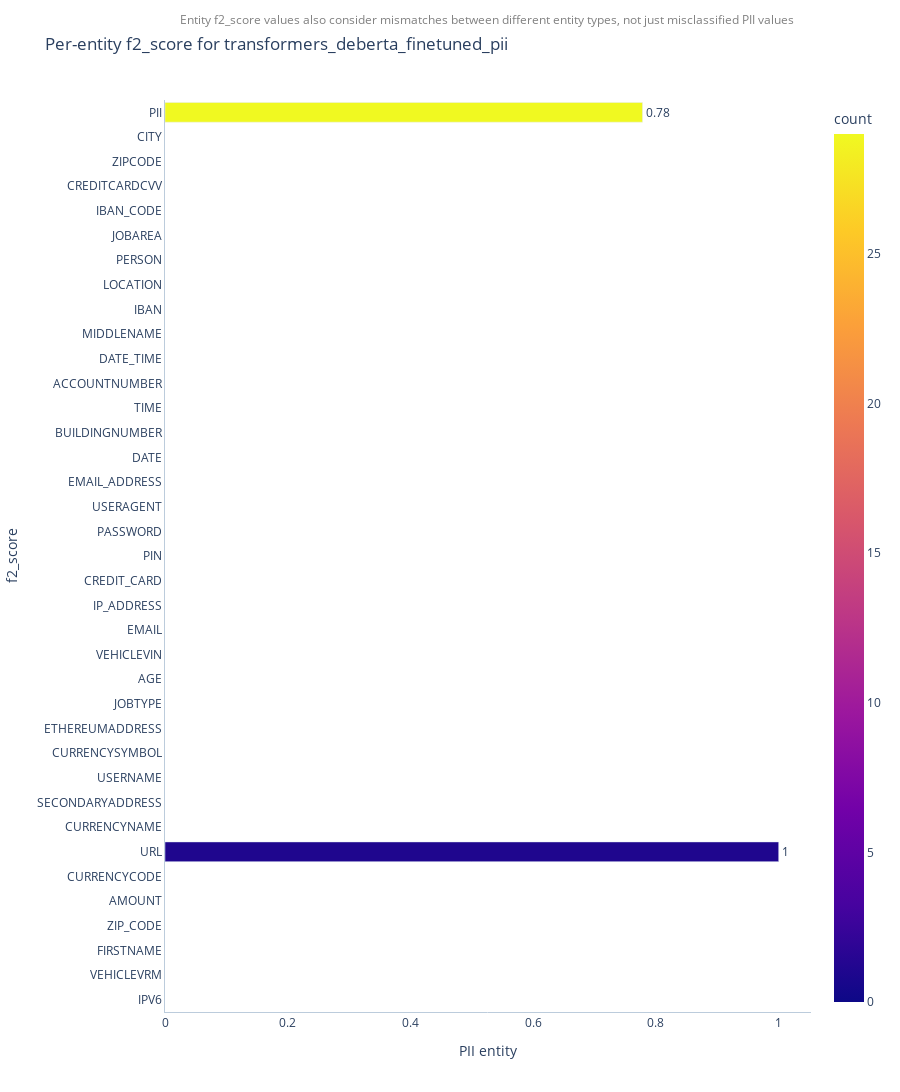
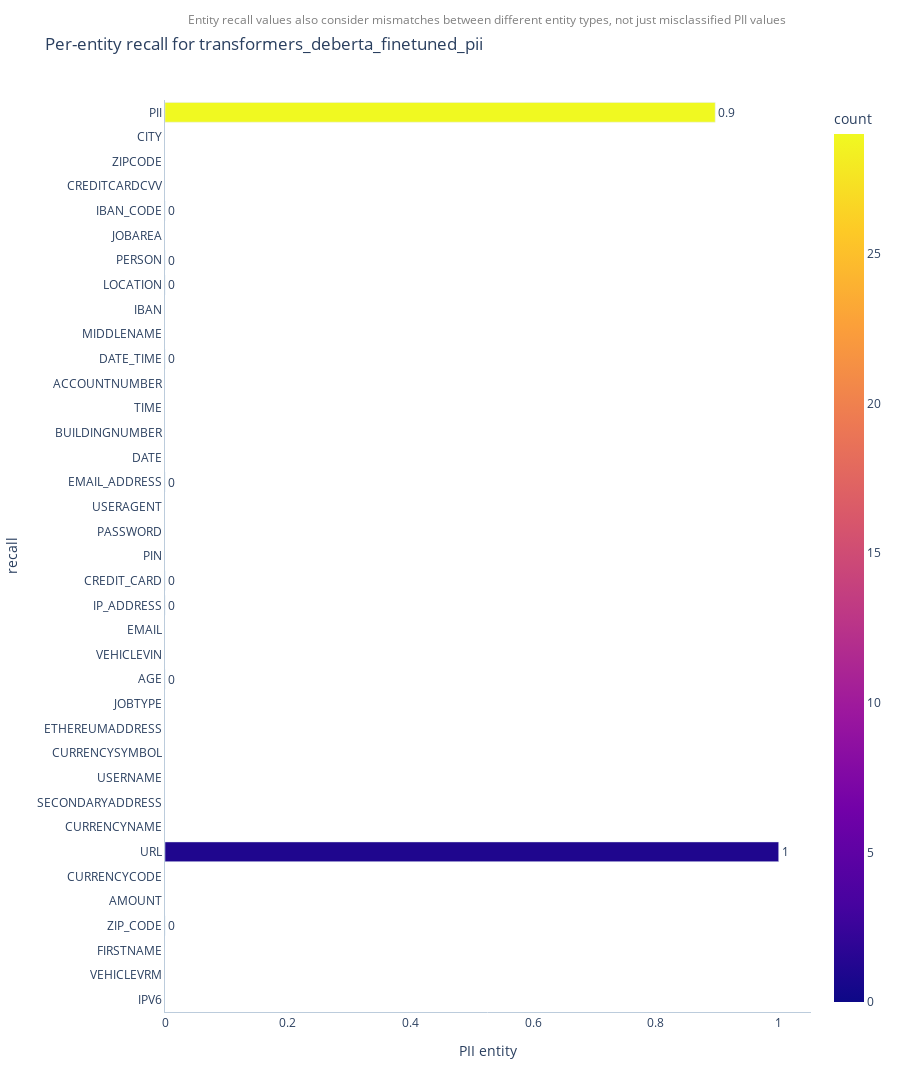
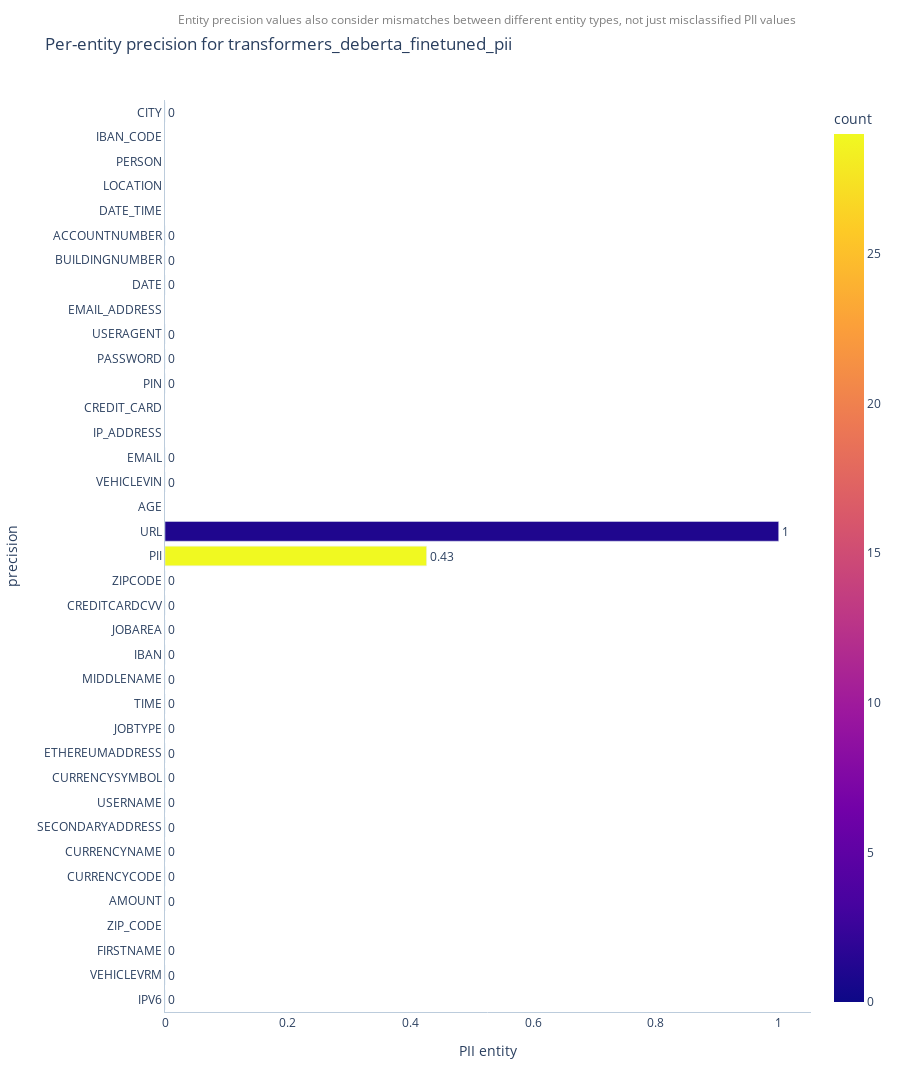

The notebook cell these images were saved under, in order:
### Code cell
plotter.plot_scores()

### Figure 1 — Plotly figure (JSON) as saved in the notebook; plotly's stock layout.template omitted (floating-point values rounded to 4 significant figures)
{"data": [{"alignmentgroup": "True", "cliponaxis": false, "hovertemplate": "f2_score=%{x}<br>entity=%{y}<br>count=%{marker.color}<extra></extra>", "legendgroup": "", "marker": {"color": [0, 0, 0, 2, 0, 0, 1, 0, 0, 0, 0, 0, 0, 1, 0, 0, 3, 1, 0, 0, 0, 3, 0, 0, 0, 0, 6, 0, 0, 7, 4, 0, 1, 0, 0, 0, 29], "coloraxis": "coloraxis", "pattern": {"shape": ""}}, "name": "", "offsetgroup": "", "orientation": "h", "showlegend": false, "textangle": 0, "textfont": {"size": 12}, "textposition": "outside", "texttemplate": "%{x:.2}", "type": "bar", "x": [null, null, null, null, null, null, 1, null, null, null, null, null, null, null, null, null, null, null, null, null, null, null, null, null, null, null, null, null, null, null, null, null, null, null, null, null, 0.7781], "xaxis": "x", "y": ["IPV6", "VEHICLEVRM", "FIRSTNAME", "ZIP_CODE", "AMOUNT", "CURRENCYCODE", "URL", "CURRENCYNAME", "SECONDARYADDRESS", "USERNAME", "CURRENCYSYMBOL", "ETHEREUMADDRESS", "JOBTYPE", "AGE", "VEHICLEVIN", "EMAIL", "IP_ADDRESS", "CREDIT_CARD", "PIN", "PASSWORD", "USERAGENT", "EMAIL_ADDRESS", "DATE", "BUILDINGNUMBER", "TIME", "ACCOUNTNUMBER", "DATE_TIME", "MIDDLENAME", "IBAN", "LOCATION", "PERSON", "JOBAREA", "IBAN_CODE", "CREDITCARDCVV", "ZIPCODE", "CITY", "PII"], "yaxis": "y"}], "layout": {"annotations": [{"font": {"color": "gray", "size": 12}, "showarrow": false, "text": "Entity f2_score values also consider mismatches between different entity types, not just misclassified PII values\n", "x": 0.5, "xref": "paper", "y": 1.1, "yref": "paper"}], "barmode": "group", "coloraxis": {"colorbar": {"title": {"text": "count"}}, "colorscale": [[0, "#0d0887"], [0.1111, "#46039f"], [0.2222, "#7201a8"], [0.3333, "#9c179e"], [0.4444, "#bd3786"], [0.5556, "#d8576b"], [0.6667, "#ed7953"], [0.7778, "#fb9f3a"], [0.8889, "#fdca26"], [1, "#f0f921"]]}, "height": 1110, "legend": {"tracegroupgap": 0}, "plot_bgcolor": "#FFF", "title": {"text": "Per-entity f2_score for transformers_deberta_finetuned_pii"}, "xaxis": {"anchor": "y", "domain": [0, 1], "linecolor": "#BCCCDC", "showgrid": false, "title": {"text": "PII entity"}}, "yaxis": {"anchor": "x", "categoryorder": "total ascending", "domain": [0, 1], "linecolor": "#BCCCDC", "showgrid": false, "title": {"text": "f2_score"}}}}

### Figure 2 — Plotly figure (JSON) as saved in the notebook; plotly's stock layout.template omitted (floating-point values rounded to 4 significant figures)
{"data": [{"alignmentgroup": "True", "cliponaxis": false, "hovertemplate": "recall=%{x}<br>entity=%{y}<br>count=%{marker.color}<extra></extra>", "legendgroup": "", "marker": {"color": [0, 0, 0, 2, 0, 0, 1, 0, 0, 0, 0, 0, 0, 1, 0, 0, 3, 1, 0, 0, 0, 3, 0, 0, 0, 0, 6, 0, 0, 7, 4, 0, 1, 0, 0, 0, 29], "coloraxis": "coloraxis", "pattern": {"shape": ""}}, "name": "", "offsetgroup": "", "orientation": "h", "showlegend": false, "textangle": 0, "textfont": {"size": 12}, "textposition": "outside", "texttemplate": "%{x:.2}", "type": "bar", "x": [null, null, null, 0, null, null, 1, null, null, null, null, null, null, 0, null, null, 0, 0, null, null, null, 0, null, null, null, null, 0, null, null, 0, 0, null, 0, null, null, null, 0.8966], "xaxis": "x", "y": ["IPV6", "VEHICLEVRM", "FIRSTNAME", "ZIP_CODE", "AMOUNT", "CURRENCYCODE", "URL", "CURRENCYNAME", "SECONDARYADDRESS", "USERNAME", "CURRENCYSYMBOL", "ETHEREUMADDRESS", "JOBTYPE", "AGE", "VEHICLEVIN", "EMAIL", "IP_ADDRESS", "CREDIT_CARD", "PIN", "PASSWORD", "USERAGENT", "EMAIL_ADDRESS", "DATE", "BUILDINGNUMBER", "TIME", "ACCOUNTNUMBER", "DATE_TIME", "MIDDLENAME", "IBAN", "LOCATION", "PERSON", "JOBAREA", "IBAN_CODE", "CREDITCARDCVV", "ZIPCODE", "CITY", "PII"], "yaxis": "y"}], "layout": {"annotations": [{"font": {"color": "gray", "size": 12}, "showarrow": false, "text": "Entity recall values also consider mismatches between different entity types, not just misclassified PII values\n", "x": 0.5, "xref": "paper", "y": 1.1, "yref": "paper"}], "barmode": "group", "coloraxis": {"colorbar": {"title": {"text": "count"}}, "colorscale": [[0, "#0d0887"], [0.1111, "#46039f"], [0.2222, "#7201a8"], [0.3333, "#9c179e"], [0.4444, "#bd3786"], [0.5556, "#d8576b"], [0.6667, "#ed7953"], [0.7778, "#fb9f3a"], [0.8889, "#fdca26"], [1, "#f0f921"]]}, "height": 1110, "legend": {"tracegroupgap": 0}, "plot_bgcolor": "#FFF", "title": {"text": "Per-entity recall for transformers_deberta_finetuned_pii"}, "xaxis": {"anchor": "y", "domain": [0, 1], "linecolor": "#BCCCDC", "showgrid": false, "title": {"text": "PII entity"}}, "yaxis": {"anchor": "x", "categoryorder": "total ascending", "domain": [0, 1], "linecolor": "#BCCCDC", "showgrid": false, "title": {"text": "recall"}}}}

### Figure 3 — Plotly figure (JSON) as saved in the notebook; plotly's stock layout.template omitted (floating-point values rounded to 4 significant figures)
{"data": [{"alignmentgroup": "True", "cliponaxis": false, "hovertemplate": "precision=%{x}<br>entity=%{y}<br>count=%{marker.color}<extra></extra>", "legendgroup": "", "marker": {"color": [0, 0, 0, 2, 0, 0, 1, 0, 0, 0, 0, 0, 0, 1, 0, 0, 3, 1, 0, 0, 0, 3, 0, 0, 0, 0, 6, 0, 0, 7, 4, 0, 1, 0, 0, 0, 29], "coloraxis": "coloraxis", "pattern": {"shape": ""}}, "name": "", "offsetgroup": "", "orientation": "h", "showlegend": false, "textangle": 0, "textfont": {"size": 12}, "textposition": "outside", "texttemplate": "%{x:.2}", "type": "bar", "x": [0, 0, 0, null, 0, 0, 1, 0, 0, 0, 0, 0, 0, null, 0, 0, null, null, 0, 0, 0, null, 0, 0, 0, 0, null, 0, 0, null, null, 0, null, 0, 0, 0, 0.4262], "xaxis": "x", "y": ["IPV6", "VEHICLEVRM", "FIRSTNAME", "ZIP_CODE", "AMOUNT", "CURRENCYCODE", "URL", "CURRENCYNAME", "SECONDARYADDRESS", "USERNAME", "CURRENCYSYMBOL", "ETHEREUMADDRESS", "JOBTYPE", "AGE", "VEHICLEVIN", "EMAIL", "IP_ADDRESS", "CREDIT_CARD", "PIN", "PASSWORD", "USERAGENT", "EMAIL_ADDRESS", "DATE", "BUILDINGNUMBER", "TIME", "ACCOUNTNUMBER", "DATE_TIME", "MIDDLENAME", "IBAN", "LOCATION", "PERSON", "JOBAREA", "IBAN_CODE", "CREDITCARDCVV", "ZIPCODE", "CITY", "PII"], "yaxis": "y"}], "layout": {"annotations": [{"font": {"color": "gray", "size": 12}, "showarrow": false, "text": "Entity precision values also consider mismatches between different entity types, not just misclassified PII values\n", "x": 0.5, "xref": "paper", "y": 1.1, "yref": "paper"}], "barmode": "group", "coloraxis": {"colorbar": {"title": {"text": "count"}}, "colorscale": [[0, "#0d0887"], [0.1111, "#46039f"], [0.2222, "#7201a8"], [0.3333, "#9c179e"], [0.4444, "#bd3786"], [0.5556, "#d8576b"], [0.6667, "#ed7953"], [0.7778, "#fb9f3a"], [0.8889, "#fdca26"], [1, "#f0f921"]]}, "height": 1110, "legend": {"tracegroupgap": 0}, "plot_bgcolor": "#FFF", "title": {"text": "Per-entity precision for transformers_deberta_finetuned_pii"}, "xaxis": {"anchor": "y", "domain": [0, 1], "linecolor": "#BCCCDC", "showgrid": false, "title": {"text": "PII entity"}}, "yaxis": {"anchor": "x", "categoryorder": "total ascending", "domain": [0, 1], "linecolor": "#BCCCDC", "showgrid": false, "title": {"text": "precision"}}}}
